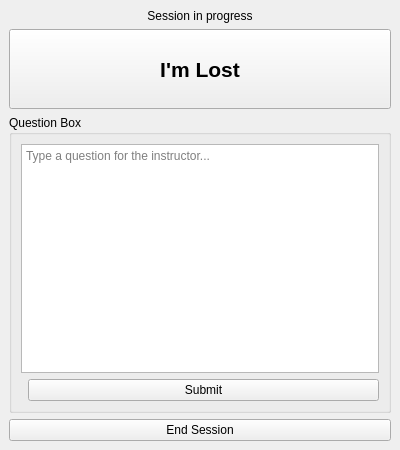
<?xml version="1.0" encoding="UTF-8"?>
<ui version="4.0">
 <class>SessionPage</class>
 <widget class="QMainWindow" name="SessionPage">
  <property name="geometry">
   <rect>
    <x>0</x>
    <y>0</y>
    <width>400</width>
    <height>450</height>
   </rect>
  </property>
  <property name="windowTitle">
   <string>PerplexPing — Session</string>
  </property>
  <widget class="QWidget" name="centralwidget">
   <layout class="QVBoxLayout" name="mainLayout">
    <item>
     <widget class="QLabel" name="statusLabel">
      <property name="text">
       <string>Session in progress</string>
      </property>
      <property name="alignment">
       <set>Qt::AlignmentFlag::AlignCenter</set>
      </property>
     </widget>
    </item>
    <item>
     <widget class="QPushButton" name="lostButton">
      <property name="minimumSize">
       <size>
        <width>0</width>
        <height>80</height>
       </size>
      </property>
      <property name="font">
       <font>
        <pointsize>16</pointsize>
        <bold>true</bold>
       </font>
      </property>
      <property name="text">
       <string>I'm Lost</string>
      </property>
     </widget>
    </item>
    <item>
     <widget class="QGroupBox" name="questionBox">
      <property name="title">
       <string>Question Box</string>
      </property>
      <layout class="QVBoxLayout" name="questionLayout">
       <item>
        <widget class="QPlainTextEdit" name="questionEdit">
         <property name="placeholderText">
          <string>Type a question for the instructor...</string>
         </property>
        </widget>
       </item>
       <item>
        <layout class="QHBoxLayout" name="submitLayout">
         <item>
          <spacer name="submitSpacer">
           <property name="orientation">
            <enum>Qt::Orientation::Horizontal</enum>
           </property>
          </spacer>
         </item>
         <item>
          <widget class="QPushButton" name="submitButton">
           <property name="text">
            <string>Submit</string>
           </property>
          </widget>
         </item>
        </layout>
       </item>
      </layout>
     </widget>
    </item>
    <item>
     <widget class="QPushButton" name="endButton">
      <property name="text">
       <string>End Session</string>
      </property>
     </widget>
    </item>
   </layout>
  </widget>
 </widget>
 <resources/>
 <connections/>
</ui>
